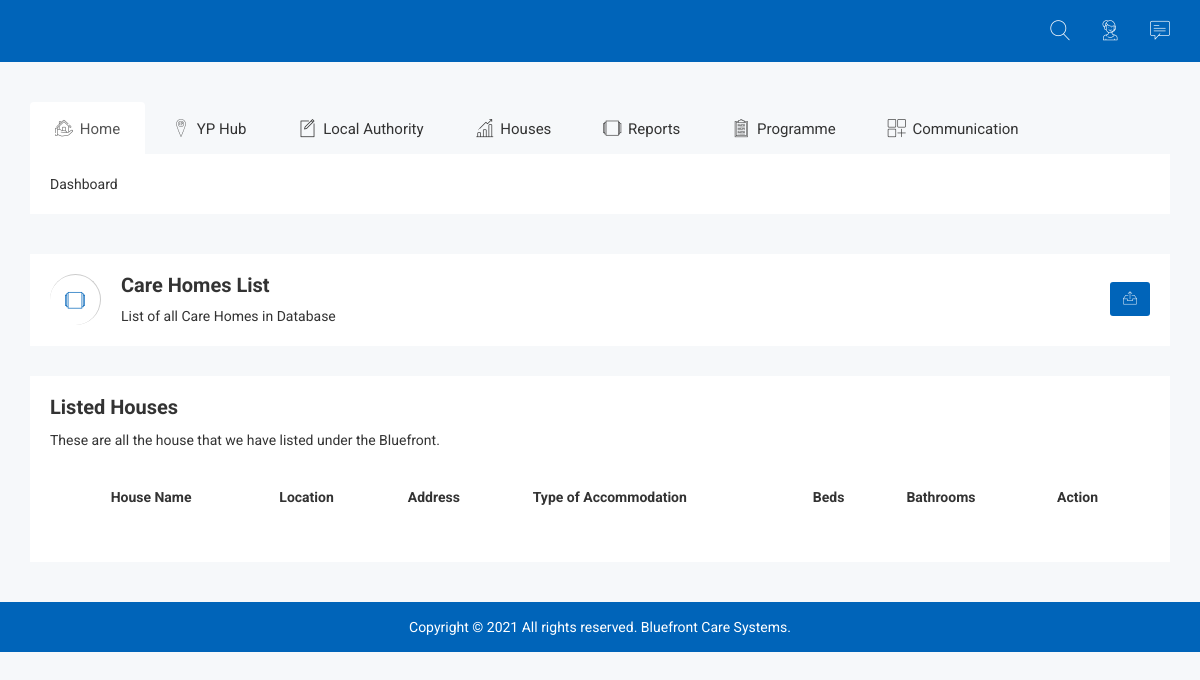
/home/list/ (signed in), run on an earlier commit of the app's database.
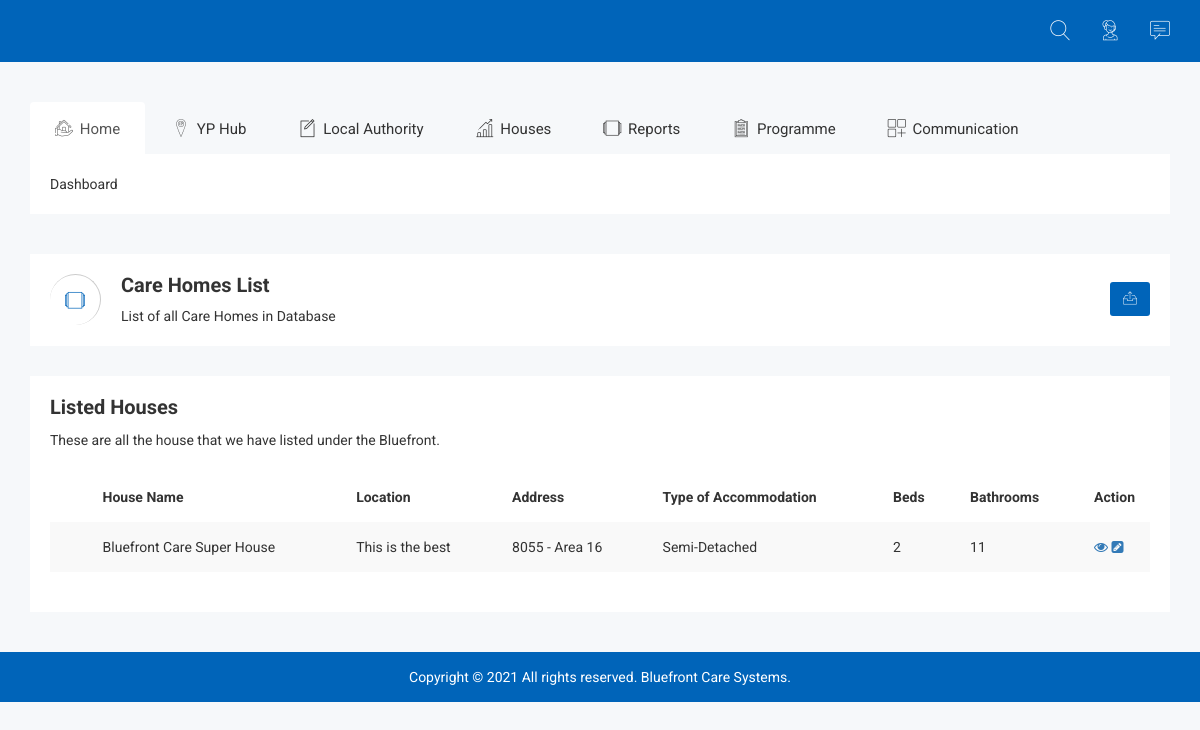
And on a later commit of the database.
### admission/models.py (models this page shows, shortened)
class Care_House_Infomation (models.Model):
    OPTION_1 = 'Detached'
    OPTION_2 = 'Semi-Detached'
    OPTION_3 = 'Terraced'
    OPTION_4 = 'End of Terrace'
    OPTION_5 = 'Flat'
    OPTION_6 = 'Studio Flat'
    OPTION_7 = 'Split-Level Flat'
    OPTION_8 = 'Converted Flat'
    OPTION_9 = 'Maisonette'
    OPTION_10 = 'Cottage'
    OPTION_11 = 'Bungalow'
    OPTION_12 = 'Mansion'
    OPTN_1 = 1
    OPTN_2 = 2
    OPTN_3 = 3
    OPTN_4 = 4
    OPTN_5 = 5
    OPTN_6 = 6
    OPTN_7 = 7
    OPTN_8 = 8
    OPTN_9 = 9
    OPTN_10 = 10
    OPTN_11 = 11
    OPTN_12 = 12
    PLACEMENT_CHOICES = [
        (OPTION_1, 'Detached'),
        (OPTION_2, 'Semi-Detached'),
        (OPTION_3, 'Terraced'),
        (OPTION_4, 'End of Terrace'),
        (OPTION_5, 'Flat'),
        (OPTION_6, 'Studio Flat'),
        (OPTION_7, 'Split-Level Flat'),
        (OPTION_8, 'Converted Flat'),
        (OPTION_9, 'Maisonette'),
        (OPTION_10, 'Cottage'),
        (OPTION_11, 'Bungalow'),
        (OPTION_12, 'Mansion'),
    ]
    NUMBER_CHOICES = [
        (OPTN_1, 1),
        (OPTN_2, 2),
        (OPTN_3, 3),
        (OPTN_4, 4),
        (OPTN_5, 5),
        (OPTN_6, 6),
        (OPTN_7, 7),
        (OPTN_8, 8),
        (OPTN_9, 9),
        (OPTN_10, 10),
        (OPTN_11, 11),
        (OPTN_12, 12),
    ]
    house_name = models.CharField(max_length=100)
    location_id = models.CharField(max_length=100)
    house_address_one = models.CharField(max_length=100)
    house_address_two = models.CharField(max_length=100, default='')
    postcode = models.CharField(max_length=100)
    house_number = models.IntegerField(default=0)
    house_email = models.EmailField(max_length=254, default='')
    number_of_beds = models.IntegerField(choices=NUMBER_CHOICES, default=OPTN_1)
    number_of_bathrooms = models.IntegerField(choices=NUMBER_CHOICES, default=OPTN_1)
    house_type_of_accommodation = models.CharField(max_length=50, choices=PLACEMENT_CHOICES)
    date_added = models.DateTimeField (default=timezone.now)
    class Meta:
        verbose_name_plural = "Care House Information"

### admission/views.py (the view)
class CareHomeListView (LoginRequiredMixin, ListView):
    model = Care_House_Infomation
    context_object_name = 'home_list_info'
    template_name = 'admission/home_list.html'

### admission/templates/admission/home_list.html (shortened to what this page needs)
{% extends "notes/base.html" %}
{% block content %}
    {% if user.is_authenticated %}
	<div class="breadcomb-area">
		<div class="container">
			<div class="row">
				<div class="col-lg-12 col-md-12 col-sm-12 col-xs-12">
					<div class="breadcomb-list">
						<div class="row">
							<div class="col-lg-6 col-md-6 col-sm-6 col-xs-12">
								<div class="breadcomb-wp">
									<div class="breadcomb-icon">
										<i class="notika-icon notika-windows"></i>
									</div>
									<div class="breadcomb-ctn">
										<h2>Care Homes List</h2>
										<p>List of all Care Homes <span class="bread-ntd">in Database</span></p>
									</div>
								</div>
							</div>
							<div class="col-lg-6 col-md-6 col-sm-6 col-xs-3">
								<div class="breadcomb-report">
									<button data-toggle="tooltip" data-placement="left" title="Download Report" class="btn"><i class="notika-icon notika-sent"></i></button>
								</div>
							</div>
						</div>
					</div>
				</div>
			</div>
		</div>
	</div>
    <div class="data-table-area">
        <div class="container">
            <div class="row">
                <div class="col-lg-12 col-md-12 col-sm-12 col-xs-12">
                    <div class="data-table-list">
                        <div class="basic-tb-hd">
                            <h2>Listed Houses</h2>
                            <p>These are all the house that we have listed under the Bluefront.</p>
                        </div>
                        <div class="table-responsive">
                            <table id="data-table-basic" class="table table-striped">
                                <thead>
                                            <tr>
                                                <th data-field="state" data-checkbox="true"></th>
                                        <th>House Name</th>
                                        <th>Location</th>
                                        <th>Address</th>
                                        <th>Type of Accommodation</th>
                                        <th>Beds</th>
                                         <th>Bathrooms</th>
                                        <th>Action</th>
                                            </tr>
                                        </thead>
 <tbody>
    {% for home in home_list_info %}
           <tr>
      <td></td>
       <td>{{home.house_name}}</td>
      <td>{{ home.location_id}}</td>
      <td>{{ home.house_address_one}} - {{ home.house_address_two}}</td>
       <td>{{ home.house_type_of_accommodation}}</td>
        <td>{{ home.number_of_beds}}</td>
       <td>{{ home.number_of_bathrooms}}</td>
       <td style="width:5%"><a href="{% url 'home-detail' home.id %}" class="fa fa-eye"></a>
           <a href="{% url 'home-update' home.id %}" class="fa fa-pencil-square"></a></td>
    </tr>
    {% endfor %}
  </tbody>
                                    </table>
                                                       </div>
                                            </div>
                                        </div>
                                    </div>
                                </div>
                        </div>
    {% endif %}
{% endblock content %}

### notes/templates/notes/base.html (shortened to what this page needs)
{% load static %}
<!doctype html>
<html class="no-js" lang="">
<head>
    <link rel="stylesheet" href="{% static 'css/bootstrap.min.css' %}">
    <link rel="stylesheet" href="{% static 'css/font-awesome.min.css' %}">
    <link rel="stylesheet" href="{% static 'css/owl.carousel.css' %}">
    <link rel="stylesheet" href="{% static 'css/owl.theme.css' %}">
    <link rel="stylesheet" href="{% static 'css/owl.transitions.css' %}">
    <link rel="stylesheet" href="{% static 'css/meanmenu/meanmenu.min.css' %}">
    <link rel="stylesheet" href="{% static 'css/notika-custom-icon.css' %}">
    <link rel="stylesheet" href="https://colorlib.com/polygon/notika/css/notika-custom-icon.css">
    <link rel="stylesheet" href="{% static 'css/scrollbar/jquery.mCustomScrollbar.min.css' %}">
    <link rel="stylesheet" href="{% static 'css/animate.css' %}">
    <link rel="stylesheet" href="{% static 'css/normalize.css' %}">
    <link rel="stylesheet" href="{% static 'css/wave/waves.min.css' %}">
    <link rel="stylesheet" href="{% static 'css/wave/button.css' %}">
    <link rel="stylesheet" href="{% static 'css/main.css' %}">
    <link rel="stylesheet" href="{% static 'notes/style.css' %}">
    <link rel="stylesheet" href="{% static 'css/responsive.css' %}">
    <link rel="stylesheet" href="{% static 'css/jquery.dataTables.min.css' %}">
    <link rel="stylesheet" href="{% static 'css/dialog/sweetalert2.min.css' %}">
    <link rel="stylesheet" href="{% static 'css/dialog/dialog.css' %}">
</head>
<body>
{% if user.is_authenticated %}
    <div class="header-top-area">
        <div class="container">
            <div class="row">
                <div class="col-lg-4 col-md-4 col-sm-12 col-xs-12">
                    <div class="logo-area">
                    </div>
                </div>
                <div class="col-lg-8 col-md-8 col-sm-12 col-xs-12">
                    <div class="header-top-menu">
                        <ul class="nav navbar-nav notika-top-nav">
                            <li class="nav-item dropdown">
                                <a href="#" data-toggle="dropdown" role="button" aria-expanded="false" class="nav-link dropdown-toggle"><span><i class="notika-icon notika-search"></i></span></a>
                            </li>
                            <li class="nav-item"><a href="#" data-toggle="dropdown" role="button" aria-expanded="false" class="nav-link dropdown-toggle"><span><i class="notika-icon notika-support"></i></span><div class="spinner4 spinner-4"></div></a>
                            </li>
                            <li class="nav-item"><a href="#" data-toggle="dropdown" role="button" aria-expanded="false" class="nav-link dropdown-toggle"><span><i class="notika-icon notika-chat"></i></span></a>
                            </li>
                        </ul>
                    </div>
                </div>
            </div>
        </div>
    </div>
    <div class="main-menu-area mg-tb-40">
        <div class="container">
            <div class="row">
                <div class="col-lg-12 col-md-12 col-sm-12 col-xs-12">
                    <ul class="nav nav-tabs notika-menu-wrap menu-it-icon-pro">
                        <li class="active"><a data-toggle="tab" href="#Home"><i class="notika-icon notika-house"></i> Home</a>
                        </li>
                        <li><a data-toggle="tab" href="#mailbox"><i class="notika-icon notika-ip-locator"></i> YP Hub</a>
                        </li>
                        <li><a data-toggle="tab" href="#Interface"><i class="notika-icon notika-edit"></i> Local Authority</a>
                        </li>
                        <li><a data-toggle="tab" href="#Charts"><i class="notika-icon notika-bar-chart"></i> Houses</a>
                        </li>
                        <li><a data-toggle="tab" href="#Tables"><i class="notika-icon notika-windows"></i> Reports</a>
                        </li>
                        <li><a data-toggle="tab" href="#Forms"><i class="notika-icon notika-form"></i> Programme</a>
                        </li>
                        <li><a data-toggle="tab" href="#Appviews"><i class="notika-icon notika-app"></i> Communication</a>
                    </ul>
                    <div class="tab-content custom-menu-content">
                        <div id="Home" class="tab-pane in active notika-tab-menu-bg animated flipInX">
                            <ul class="notika-main-menu-dropdown">
                                <li><a href="{% url  'admission-home' %}">Dashboard</a>
                                </li>
                            </ul>
                        </div>
                    </div>
                </div>
            </div>
        </div>
    </div>
{% endif %}
{% block content %}
{% endblock %}
  <div class="footer-copyright-area">
        <div class="container">
            <div class="row">
                <div class="col-lg-12 col-md-12 col-sm-12 col-xs-12">
                    <div class="footer-copy-right">
                        <p>Copyright © 2021 All rights reserved. <a href="#">Bluefront Care Systems</a>.</p>
                    </div>
                </div>
            </div>
        </div>
    </div>
</body>
</html>

### notes/static/css/main.css (style rules this page uses)
html { color: #222; font-size: 1em; line-height: 1.4; }

What changed in the data, as far as the page shows it:
added Care_House_Infomation: house_name "Bluefront Care Super House", location_id "This is the best", house_address_one "8055", house_address_two "Area 16", house_type_of_accommodation "Semi-Detached", number_of_beds "2", number_of_bathrooms "11"
